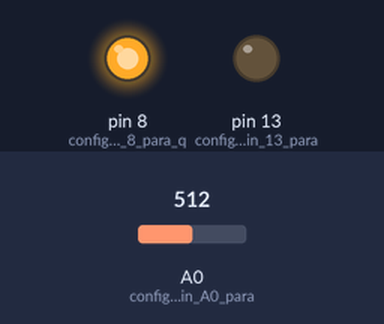
Bench run of a sketch on a simulated Arduino Uno, built with avr-gcc and run on an emulated ATmega328P. On the bench: output pins drawn as LEDs (lit = HIGH). The test bench sets the inputs (shaded band); at power-on: A0 (configura_el_pin_A0_para) = 512.

Above: at 1.2 s.
1.3 s: A0 (configura_el_pin_A0_para) set to 190
2.8 s: A0 (configura_el_pin_A0_para) set to 164
At 3.2 s:
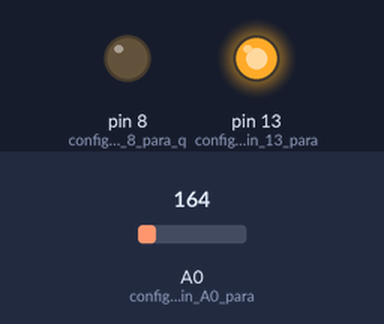
4.3 s: A0 (configura_el_pin_A0_para) set to 306
At 5.5 s:
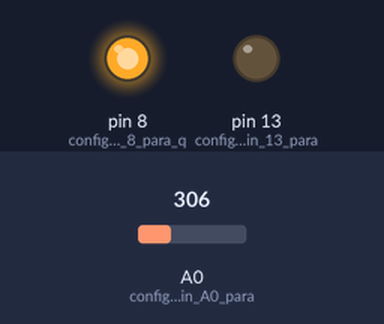
5.8 s: A0 (configura_el_pin_A0_para) set to 122
At 6.7 s:
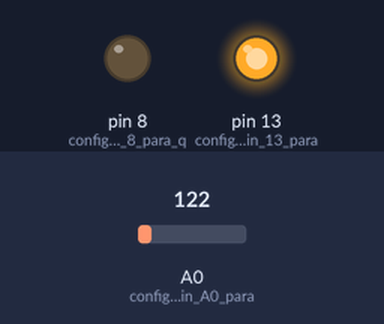
Timing chart, 0 to 8.3 s (numbered marks = the images above; inputs shaded):
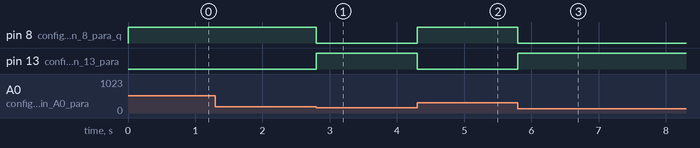

The sketch:

sketch6_apr26d.ino
```cpp
int temperatura = 0; //defino la variable temperatura y la inicio en 0

void setup() //establece criterios que requieren una ejecución única
{
  pinMode(A0, INPUT); //configura el pin A0 para que se comporte como entrada
  pinMode(8, OUTPUT); //configura el pin 8 para que se comporte como salida
  pinMode(13, OUTPUT); //configura el pin 13 para que se comporte como salida
}

void loop() //se ejecuta un número infinito de veces
{
  temperatura= -40 + 0.488155 * (analogRead(A0) - 20); //mido la temperatura del sensor, la multiplico por un factor de conversión y la guardo en la variable temperatura

  if (temperatura > 35) //si la temperatura es mayor a 35 grados
  {
    digitalWrite(8, HIGH); //se enciende el pin 8 (LED ROJO)
    digitalWrite(13, LOW); //se apaga el pin 13 (LED VERDE)
  }
  else //si la temperatura NO es mayor a 35 grados
  {
    digitalWrite(8, LOW); //se apaga el pin 8 (LED ROJO)
    digitalWrite(13, HIGH); //se enciende el pin 13 (LED VERDE)
  }
}
```

Measured:
- the behaviour switches between 176 and 175 on A0 (configura_el_pin_A0_para) (found by bisection; images 0 and 1)
- after the input at 1.3 s, every drawn part: stays the same
- after the input at 2.8 s, pin 8 (configura_el_pin_8_para_q): HIGH → LOW at once; pin 13 (configura_el_pin_13_para): LOW → HIGH at once
- after the input at 4.3 s, pin 8 (configura_el_pin_8_para_q): LOW → HIGH at once; pin 13 (configura_el_pin_13_para): HIGH → LOW at once
- after the input at 5.8 s, pin 8 (configura_el_pin_8_para_q): HIGH → LOW at once; pin 13 (configura_el_pin_13_para): LOW → HIGH at once
